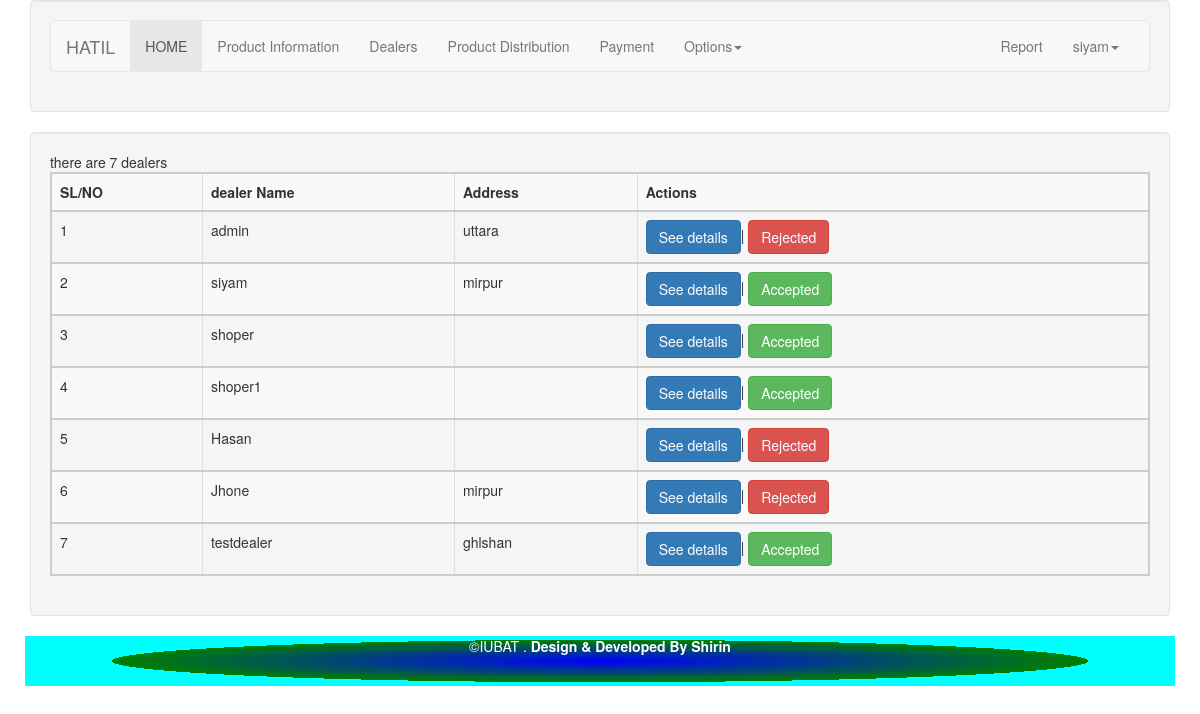
The app's page /admin/index.php?path=Dealer (signed in) with its own data.
### tables this page shows
CREATE TABLE `dealers` (
  `id` int(11) NOT NULL,
  `name` varchar(200) NOT NULL,
  `pass` varchar(200) NOT NULL,
  `address` text NOT NULL,
  `email` varchar(200) NOT NULL,
  `phone` varchar(200) NOT NULL,
  `gander` varchar(200) NOT NULL,
  `join_date` date NOT NULL,
  `type` varchar(200) NOT NULL,
  `addedby` varchar(200) NOT NULL,
  `division_id` int(200) NOT NULL,
  `district_id` int(200) NOT NULL,
  `thana_id` int(200) NOT NULL,
  `status` int(3) NOT NULL
);

### php/config.php (called while the page is built, shortened)
<?php
class Connection extends PDO
{
	public static $instance=null;
	public static function getInstance()
	{
		if (!self::$instance) {
				self::$instance  = new Connection();
		}
		return self::$instance;
	}
}
?>

### php/dboperation.php (called while the page is built, shortened)
<?php
include("config.php");
class Db
{
	  private $con = null;
	 function __construct()
	{
		$this->con = Connection::getInstance();
	}
	public function joinQuery($sql){
		$qry = $this->con->prepare($sql);
		$qry->execute();
		return $qry;
	}
}
?>

### admin/dealers.php (the view, shortened to what this page needs)
	<div class="row">
		<div class="col-md-12">
			<div class="well">
				<table class="table table-bordered table-striped table-responsive">
					<tr>
						<th>SL/NO</th>
					<th>dealer Name</th>
					<th>Address</th>
					<th>Actions</th>
					</tr>
					<?php
					$i = 0;
					$sql1 = "SELECT * FROM `dealers`";
					$query1 = $con->joinQuery($sql1);
					while($row=$query1->fetch(PDO::FETCH_ASSOC))
					{
						$i++;?>
<tr>
	<td> <?php echo $i;?> </td>
	<td><?=$row['name']?></td>
	<td><?=$row['address']?></td>
	<td><a class="btn btn-primary" href="" data-toggle="modal" data-target="#myModal_<?=$row['id']?>">See details</a>|
		<?php
				if ($row['status']=="0") {?>
					<a href=""><button class="btn btn-warning">Pending</button></a>
				<?php } elseif ($row['status']=="1") {?>
					<a href=""><button class="btn btn-success">Accepted</button></a>
				<?php }elseif($row['status']=="2"){?>
                       <a href=""><button class="btn btn-danger">Rejected</button></a>
				<?php }
		?>
		</td>
</tr>
<?php
					}
					?>
				</table>
			</div>
		</div>
	</div>

### admin/dealers.php (style rules this page uses)
table tr { border: 2px #ccc solid; }

### records on screen
dealers: name "admin", address "uttara", status "Rejected"
dealers: name "siyam", address "mirpur", status "Accepted"
dealers: name "shoper", status "Accepted"
dealers: name "shoper1", status "Accepted"
dealers: name "Hasan", status "Rejected"
dealers: name "Jhone", address "mirpur", status "Rejected"
dealers: name "testdealer", address "ghlshan", status "Accepted"

### other values on screen
$_SESSION['username'] "siyam"
